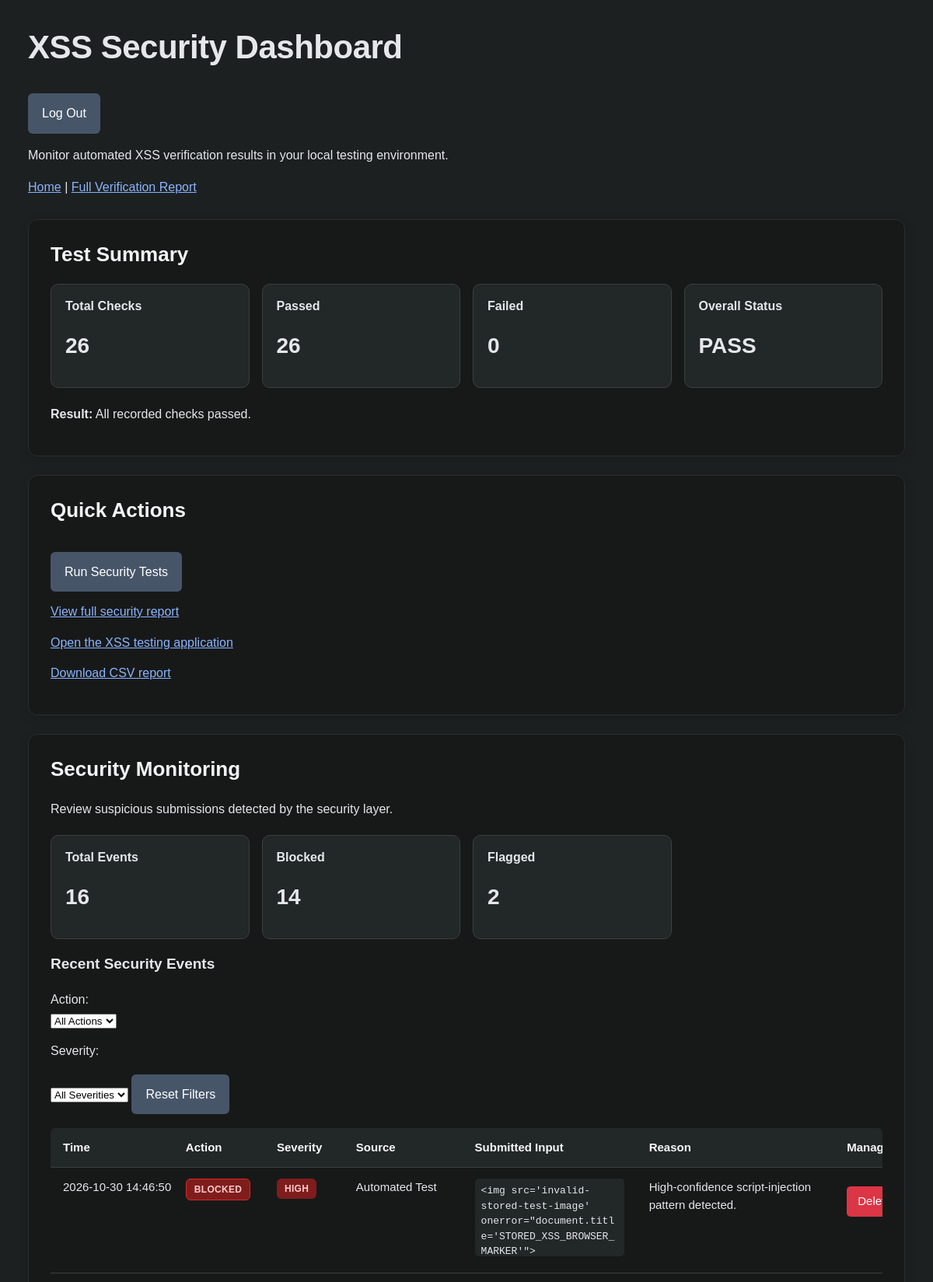
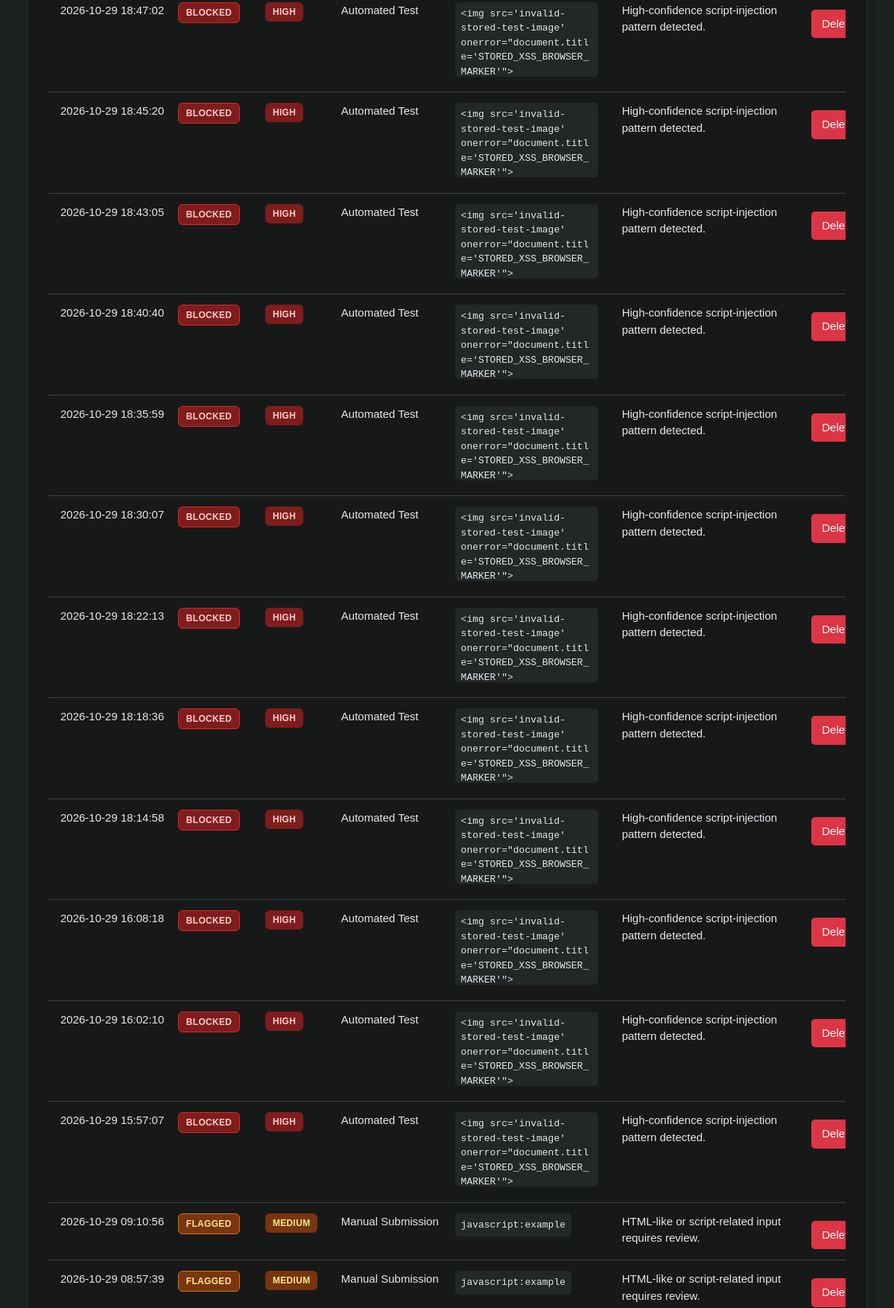
/dashboard (signed in, upper part), run on the app's committed database (2 pictures, top to bottom).
### tables this page shows
CREATE TABLE security_events (
                id INTEGER PRIMARY KEY AUTOINCREMENT,
                submitted_text TEXT NOT NULL,
                action TEXT NOT NULL,
                reason TEXT NOT NULL,
                created_at TIMESTAMP DEFAULT CURRENT_TIMESTAMP
            , source TEXT NOT NULL DEFAULT 'manual_submission', severity TEXT NOT NULL DEFAULT 'MEDIUM');

### app.py (the view)
@app.route("/dashboard")
@login_required
def dashboard():
    summary, recent_results, category_counts = read_dashboard_report()
    security_summary, security_events = read_security_events()
    security_outcomes = read_security_outcomes()
    return render_template(
        "dashboard.html",
        summary=summary,
        recent_results=recent_results,
        category_counts=category_counts,
        security_summary=security_summary,
        security_events=security_events,
        security_outcomes=security_outcomes,
        run_status=None,
        run_message=None,
        run_output="",
    )

### app.py (called while the page is built)
def get_db_connection():
    connection = sqlite3.connect(DATABASE)
    connection.row_factory = sqlite3.Row
    return connection

def login_required(view_function):
    @wraps(view_function)
    def wrapped_view(*args, **kwargs):
        if not session.get("logged_in"):
            return redirect(url_for("login"))
        return view_function(*args, **kwargs)
    return wrapped_view

def read_security_outcomes():
    outcomes = Counter()
    if not REPORT_PATH.exists():
        return outcomes
    with REPORT_PATH.open(
        "r", newline="", encoding="utf-8"
    ) as file:
        reader = csv.DictReader(file)
        for row in reader:
            outcome = (row.get("Security Outcome") or "").strip()
            if outcome:
                outcomes[outcome] += 1
    return outcomes

def read_security_events():
    with get_db_connection() as connection:
        total = connection.execute(
            "SELECT COUNT(*) FROM security_events"
        ).fetchone()[0]
        blocked = connection.execute(
            "SELECT COUNT(*) FROM security_events WHERE action = 'BLOCK'"
        ).fetchone()[0]
        flagged = connection.execute(
            "SELECT COUNT(*) FROM security_events WHERE action = 'FLAG'"
        ).fetchone()[0]
        events = connection.execute(
            """
            SELECT id, submitted_text, action, reason, created_at, source, severity
            FROM security_events
            ORDER BY id DESC
            LIMIT 20
            """
        ).fetchall()
    return {
        "total": total,
        "blocked": blocked,
        "flagged": flagged,
    }, events

### templates/dashboard.html (shortened to what this page needs)
<!DOCTYPE html>
<html lang="en">
<head>
    <link rel="stylesheet"
          href="{{ url_for('static', filename='style.css') }}">
</head>
<body>
    <main class="container">
        <h1>XSS Security Dashboard</h1>
        <form action="{{ url_for('logout') }}" method="POST">
            <button type="submit">Log Out</button>
        </form>
        <p>Monitor automated XSS verification results in your local testing environment.</p>
        <p>
            <a href="{{ url_for('home') }}">Home</a> |
            <a href="{{ url_for('verification_report') }}">Full Verification Report</a>
        </p>
        <section class="card">
            <h2>Test Summary</h2>
            <div class="dashboard-stats">
                <article class="stat-card">
                    <h3>Total Checks</h3>
                    <p class="stat-number">{{ summary.total }}</p>
                </article>
                <article class="stat-card">
                    <h3>Passed</h3>
                    <p class="stat-number">{{ summary.passed }}</p>
                </article>
                <article class="stat-card">
                    <h3>Failed</h3>
                    <p class="stat-number">{{ summary.failed }}</p>
                </article>
                <article class="stat-card">
                    <h3>Overall Status</h3>
                    <p class="stat-number">{{ summary.status }}</p>
                </article>
            </div>
            {% if summary.status == "PASS" %}
            <p><strong>Result:</strong> All recorded checks passed.</p>
            {% elif summary.status == "FAIL" %}
            <p><strong>Result:</strong> One or more checks failed. Review the report.</p>
            {% else %}
            <p>No test report has been generated yet.</p>
            {% endif %}
        </section>
        <section class="card">
            <h2>Quick Actions</h2>
            <form action="{{ url_for('run_security_tests') }}" method="POST">
                <button type="submit">Run Security Tests</button>
            </form>
            <p>
                <a href="{{ url_for('verification_report') }}">
                    View full security report
                </a>
            </p>
            <p>
                <a href="{{ url_for('home') }}">
                    Open the XSS testing application
                </a>
            </p>
            <p>
                <a href="{{ url_for('download_report') }}">
                    Download CSV report
                </a>
            </p>
        </section>
        <section class="card">
            <h2>Security Monitoring</h2>
            <p>Review suspicious submissions detected by the security layer.</p>
            <div class="dashboard-stats">
                <article class="stat-card">
                    <h3>Total Events</h3>
                    <p class="stat-number" id="total-events">
                        {{ security_summary.total }}
                    </p>
                </article>
                <article class="stat-card">
                    <h3>Blocked</h3>
                    <p class="stat-number" id="blocked-events">
                        {{ security_summary.blocked }}
                    </p>
                </article>
                <article class="stat-card">
                    <h3>Flagged</h3>
                    <p class="stat-number" id="flagged-events">
                        {{ security_summary.flagged }}
                    </p>
                </article>
            </div>
            <h3>Recent Security Events</h3>
            <div class="security-filters">
                <label for="action-filter">Action:</label>
                <select id="action-filter">
                    <option value="all">All Actions</option>
                </select>
                <label for="severity-filter">Severity:</label>
                <select id="severity-filter">
                    <option value="all">All Severities</option>
                </select>
                <button type="button" id="reset-filters">Reset Filters</button>
            </div>
            {% if security_events %}
            <div class="table-container">
                <table>
                    <thead>
                        <tr>
                            <th>Time</th>
                            <th>Action</th>
                            <th>Severity</th>
                            <th>Source</th>
                            <th>Submitted Input</th>
                            <th>Reason</th>
                            <th>Manage</th>
                        </tr>
                    </thead>
                    <tbody>
                        {% for event in security_events %}
                        <tr
                            id="security-event-{{ event['id'] }}"
                            data-action="{{ event['action'] }}"
                            data-severity="{{ event['severity'] }}"
                        >
                            <td>{{ event["created_at"] }}</td>
                            <td>
                                {% if event["action"] == "BLOCK" %}
                                    <span class="security-badge badge-block">BLOCKED</span>
                                {% elif event["action"] == "FLAG" %}
                                    <span class="security-badge badge-flag">FLAGGED</span>
                                {% else %}
                                    {{ event["action"] }}
                                {% endif %}
                            </td>
                            <td>
                                {% if event["severity"] == "HIGH" %}
                                    <span class="security-badge badge-high">HIGH</span>
                                {% elif event["severity"] == "MEDIUM" %}
                                    <span class="security-badge badge-medium">MEDIUM</span>
                                {% elif event["severity"] == "LOW" %}
                                    <span class="security-badge badge-low">LOW</span>
                                {% else %}
                                    {{ event["severity"] }}
                                {% endif %}
                            </td>
                            <td>
                                {% if event["source"] == "automated_test" %}
                                    Automated Test
                                {% else %}
                                    Manual Submission
                                {% endif %}
                            </td>
                            <td>
                                <code>{{ event["submitted_text"] }}</code>
                            </td>
                            <td>{{ event["reason"] }}</td>
                            <td>
                                <form
                                    class="delete-event-form"
                                    action="{{ url_for('delete_security_event', event_id=event['id']) }}"
                                    method="POST"
                                >
                                    <button type="submit" class="delete-button">
                                        Delete
                                    </button>
                                </form>
                            </td>
                        </tr>
                        {% else %}
                        <tr id="no-security-events">
                            <td colspan="5">No security events recorded.</td>
                        </tr>
                        {% endfor %}
                    </tbody>
                </table>
            </div>
            {% else %}
            <p>No security events recorded yet. Submit test inputs through the homepage to generate events.</p>
            {% endif %}
        </section>
    </main>
</body>
</html>

### data on the page
security_events: created_at "2026-10-30 14:46:50", action "BLOCKED", severity "HIGH", source "Automated Test", submitted_text "<img src='invalid-stored-test-image' onerror=\"document.title='STORED_XSS_BROWSER_MARKER'\">", reason "High-confidence script-injection pattern detected."
security_events: created_at "2026-10-29 18:47:02", action "BLOCKED", severity "HIGH", source "Automated Test", submitted_text "<img src='invalid-stored-test-image' onerror=\"document.title='STORED_XSS_BROWSER_MARKER'\">", reason "High-confidence script-injection pattern detected."
security_events: created_at "2026-10-29 18:45:20", action "BLOCKED", severity "HIGH", source "Automated Test", submitted_text "<img src='invalid-stored-test-image' onerror=\"document.title='STORED_XSS_BROWSER_MARKER'\">", reason "High-confidence script-injection pattern detected."
security_events: created_at "2026-10-29 18:43:05", action "BLOCKED", severity "HIGH", source "Automated Test", submitted_text "<img src='invalid-stored-test-image' onerror=\"document.title='STORED_XSS_BROWSER_MARKER'\">", reason "High-confidence script-injection pattern detected."
security_events: created_at "2026-10-29 18:40:40", action "BLOCKED", severity "HIGH", source "Automated Test", submitted_text "<img src='invalid-stored-test-image' onerror=\"document.title='STORED_XSS_BROWSER_MARKER'\">", reason "High-confidence script-injection pattern detected."
security_events: created_at "2026-10-29 18:35:59", action "BLOCKED", severity "HIGH", source "Automated Test", submitted_text "<img src='invalid-stored-test-image' onerror=\"document.title='STORED_XSS_BROWSER_MARKER'\">", reason "High-confidence script-injection pattern detected."
security_events: created_at "2026-10-29 18:30:07", action "BLOCKED", severity "HIGH", source "Automated Test", submitted_text "<img src='invalid-stored-test-image' onerror=\"document.title='STORED_XSS_BROWSER_MARKER'\">", reason "High-confidence script-injection pattern detected."
security_events: created_at "2026-10-29 18:22:13", action "BLOCKED", severity "HIGH", source "Automated Test", submitted_text "<img src='invalid-stored-test-image' onerror=\"document.title='STORED_XSS_BROWSER_MARKER'\">", reason "High-confidence script-injection pattern detected."
security_events: created_at "2026-10-29 18:18:36", action "BLOCKED", severity "HIGH", source "Automated Test", submitted_text "<img src='invalid-stored-test-image' onerror=\"document.title='STORED_XSS_BROWSER_MARKER'\">", reason "High-confidence script-injection pattern detected."
security_events: created_at "2026-10-29 18:14:58", action "BLOCKED", severity "HIGH", source "Automated Test", submitted_text "<img src='invalid-stored-test-image' onerror=\"document.title='STORED_XSS_BROWSER_MARKER'\">", reason "High-confidence script-injection pattern detected."
security_events: created_at "2026-10-29 16:08:18", action "BLOCKED", severity "HIGH", source "Automated Test", submitted_text "<img src='invalid-stored-test-image' onerror=\"document.title='STORED_XSS_BROWSER_MARKER'\">", reason "High-confidence script-injection pattern detected."
security_events: created_at "2026-10-29 16:02:10", action "BLOCKED", severity "HIGH", source "Automated Test", submitted_text "<img src='invalid-stored-test-image' onerror=\"document.title='STORED_XSS_BROWSER_MARKER'\">", reason "High-confidence script-injection pattern detected."
security_events: created_at "2026-10-29 15:57:07", action "BLOCKED", severity "HIGH", source "Automated Test", submitted_text "<img src='invalid-stored-test-image' onerror=\"document.title='STORED_XSS_BROWSER_MARKER'\">", reason "High-confidence script-injection pattern detected."
security_events: created_at "2026-10-29 09:10:56", action "FLAGGED", severity "MEDIUM", shows "Manual Submission", submitted_text "javascript:example", reason "HTML-like or script-related input requires review."
security_events: created_at "2026-10-29 08:57:39", action "FLAGGED", severity "MEDIUM", shows "Manual Submission", submitted_text "javascript:example", reason "HTML-like or script-related input requires review."

### other printed values
{{ summary.total }} "26"
{{ summary.passed }} "26"
{{ summary.failed }} "0"
{{ summary.status }} "PASS"
{{ security_summary.total }} "16"
{{ security_summary.blocked }} "14"
{{ security_summary.flagged }} "2"
